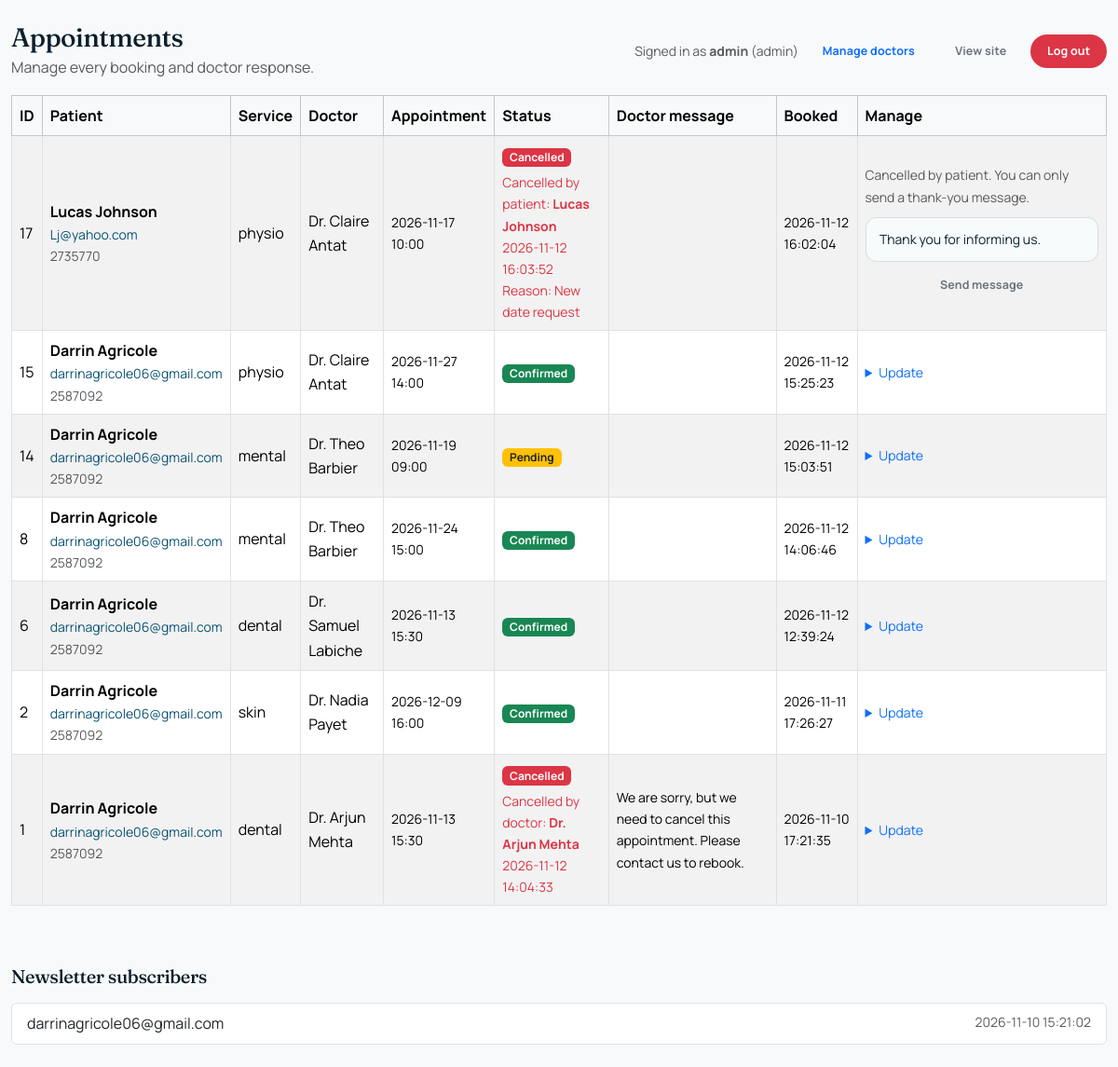
Page /admin_bookings.php (signed in) on the committed database.
### tables this page shows
CREATE TABLE IF NOT EXISTS `appointments` (
  `id` int UNSIGNED NOT NULL AUTO_INCREMENT,
  `access_token` varchar(10) DEFAULT NULL,
  `first_name` varchar(80) NOT NULL,
  `last_name` varchar(80) NOT NULL,
  `email` varchar(120) NOT NULL,
  `phone` varchar(40) NOT NULL,
  `service` varchar(60) NOT NULL,
  `doctor` varchar(120) DEFAULT NULL,
  `doctor_id` int UNSIGNED DEFAULT NULL,
  `appointment_date` date NOT NULL,
  `appointment_time` varchar(10) NOT NULL,
  `notes` text,
  `status` enum('pending','confirmed','rescheduled','cancelled','completed') NOT NULL DEFAULT 'pending',
  `doctor_message` text,
  `proposed_date` date DEFAULT NULL,
  `proposed_time` varchar(10) DEFAULT NULL,
  `cancelled_by` varchar(120) DEFAULT NULL,
  `cancelled_by_role` enum('patient','doctor','admin') DEFAULT NULL,
  `cancelled_at` timestamp NULL DEFAULT NULL,
  `cancellation_reason` text,
  `created_at` timestamp NOT NULL DEFAULT CURRENT_TIMESTAMP,
  `updated_at` timestamp NOT NULL DEFAULT CURRENT_TIMESTAMP ON UPDATE CURRENT_TIMESTAMP,
  PRIMARY KEY (`id`),
  UNIQUE KEY `uniq_appointment_token` (`access_token`),
  KEY `idx_appointments_doctor` (`doctor_id`)
);

CREATE TABLE IF NOT EXISTS `newsletter_subscribers` (
  `id` int UNSIGNED NOT NULL AUTO_INCREMENT,
  `email` varchar(120) NOT NULL,
  `subscribed_at` timestamp NOT NULL DEFAULT CURRENT_TIMESTAMP,
  PRIMARY KEY (`id`),
  UNIQUE KEY `uniq_email` (`email`)
);

### includes/auth.php (called while the page is built, shortened)
<?php
require_once __DIR__ . '/functions.php';
function is_logged_in(): bool
{
    return isset($_SESSION['user']) && is_array($_SESSION['user']);
}
function current_user(): ?array
{
    return is_logged_in() ? $_SESSION['user'] : null;
}
?>

### includes/functions.php (called while the page is built, shortened)
<?php
function cancellation_actor_label(?string $role): string
{
    return match ($role) {
        'patient' => 'Patient',
        'doctor' => 'Doctor',
        'admin' => 'Administrator',
        default => 'Someone',
    };
}
function is_patient_cancelled(array $appointment): bool
{
    return ($appointment['status'] ?? '') === 'cancelled'
        && ($appointment['cancelled_by_role'] ?? '') === 'patient';
}

### admin_bookings.php (the view, shortened to what this page needs)
<?php
require_once __DIR__ . '/includes/functions.php';
require_once __DIR__ . '/includes/db.php';
require_once __DIR__ . '/includes/auth.php';
$appointments = [];
$result = $conn->query(
    'SELECT id, first_name, last_name, email, phone, service, doctor, doctor_id,
            appointment_date, appointment_time, notes, status, doctor_message,
            proposed_date, proposed_time, created_at,
            cancelled_by, cancelled_by_role, cancelled_at, cancellation_reason
     FROM appointments
     ORDER BY created_at DESC'
);
if ($result) {
    while ($row = $result->fetch_assoc()) {
        $appointments[] = $row;
    }
}
$subscribers = [];
$res2 = $conn->query('SELECT id, email, subscribed_at FROM newsletter_subscribers ORDER BY subscribed_at DESC');
if ($res2) {
    while ($row = $res2->fetch_assoc()) {
        $subscribers[] = $row;
    }
}
$statusClasses = [
    'pending' => 'bg-warning text-dark',
    'confirmed' => 'bg-success',
    'rescheduled' => 'bg-info text-dark',
    'cancelled' => 'bg-danger',
    'completed' => 'bg-secondary',
];
?>
<!DOCTYPE html>
<html lang="en">
<head>
    <link rel="stylesheet" href="assets/vendor/bootstrap/bootstrap.min.css">
    <link rel="stylesheet" href="assets/vendor/bootstrap-icons/bootstrap-icons.min.css">
    <link rel="stylesheet" href="assets/css/style.css">
</head>
<body class="bg-light">
    <div class="container py-4">
        <div class="d-flex flex-wrap justify-content-between align-items-center gap-2 mb-3">
            <div>
                <h1 class="h3 mb-0">Appointments</h1>
                <p class="text-muted mb-0">Manage every booking and doctor response.</p>
            </div>
            <div class="d-flex align-items-center gap-2">
                <span class="text-muted small">
                    Signed in as <strong><?= htmlspecialchars(current_user()['username'], ENT_QUOTES, 'UTF-8') ?></strong>
                    (<?= htmlspecialchars(current_user()['role'], ENT_QUOTES, 'UTF-8') ?>)
                </span>
                <a class="btn btn-outline-primary btn-sm" href="admin_doctors.php">Manage doctors</a>
                <a class="btn btn-outline-secondary btn-sm" href="index.php">View site</a>
                <a class="btn btn-danger btn-sm" href="logout.php">Log out</a>
            </div>
        </div>
        <?php if (empty($appointments)): ?>
            <div class="alert alert-info">No appointments booked yet.</div>
        <?php else: ?>
            <div class="table-responsive">
                <table class="table table-striped table-bordered align-middle">
                    <thead class="table-light">
                        <tr>
                            <th>ID</th>
                            <th>Patient</th>
                            <th>Service</th>
                            <th>Doctor</th>
                            <th>Appointment</th>
                            <th>Status</th>
                            <th>Doctor message</th>
                            <th>Booked</th>
                            <th>Manage</th>
                        </tr>
                    </thead>
                    <tbody>
                        <?php foreach ($appointments as $row): ?>
                            <tr>
                                <td><?= (int)$row['id'] ?></td>
                                <td>
                                    <strong><?= htmlspecialchars($row['first_name'] . ' ' . $row['last_name'], ENT_QUOTES, 'UTF-8') ?></strong>
                                    <div class="small text-muted">
                                        <a href="mailto:<?= htmlspecialchars($row['email'], ENT_QUOTES, 'UTF-8') ?>"><?= htmlspecialchars($row['email'], ENT_QUOTES, 'UTF-8') ?></a><br>
                                        <?= htmlspecialchars($row['phone'], ENT_QUOTES, 'UTF-8') ?>
                                    </div>
                                </td>
                                <td><?= htmlspecialchars($row['service'], ENT_QUOTES, 'UTF-8') ?></td>
                                <td><?= htmlspecialchars($row['doctor'] ?: 'First available', ENT_QUOTES, 'UTF-8') ?></td>
                                <td class="small">
                                    <?= htmlspecialchars($row['appointment_date'], ENT_QUOTES, 'UTF-8') ?><br>
                                    <?= htmlspecialchars($row['appointment_time'], ENT_QUOTES, 'UTF-8') ?>
                                </td>
                                <td>
                                    <span class="badge <?= $statusClasses[$row['status']] ?? 'bg-secondary' ?>">
                                        <?= htmlspecialchars(ucfirst($row['status']), ENT_QUOTES, 'UTF-8') ?>
                                    </span>
                                    <?php if ($row['status'] === 'cancelled' && !empty($row['cancelled_by'])): ?>
                                        <div class="small text-danger mt-1">
                                            Cancelled by <?= htmlspecialchars(strtolower(cancellation_actor_label($row['cancelled_by_role'])), ENT_QUOTES, 'UTF-8') ?>:
                                            <strong><?= htmlspecialchars($row['cancelled_by'], ENT_QUOTES, 'UTF-8') ?></strong>
                                            <?php if (!empty($row['cancelled_at'])): ?>
                                                <br><?= htmlspecialchars($row['cancelled_at'], ENT_QUOTES, 'UTF-8') ?>
                                            <?php endif; ?>
                                            <?php if (!empty($row['cancellation_reason'])): ?>
                                                <br>Reason: <?= htmlspecialchars($row['cancellation_reason'], ENT_QUOTES, 'UTF-8') ?>
                                            <?php endif; ?>
                                        </div>
                                    <?php endif; ?>
                                </td>
                                <td class="small"><?= htmlspecialchars($row['doctor_message'] ?? '', ENT_QUOTES, 'UTF-8') ?></td>
                                <td class="small"><?= htmlspecialchars($row['created_at'], ENT_QUOTES, 'UTF-8') ?></td>
                                <td>
                                    <?php if (is_patient_cancelled($row)): ?>
                                        <p class="small text-muted mb-2">Cancelled by patient. You can only send a thank-you message.</p>
                                        <form method="POST" action="process_appointment_action.php" class="mt-2" style="min-width: 220px;">
                                            <div class="mb-2">
                                                <input type="text" name="message" class="form-control form-control-sm"
                                                       value="<?= htmlspecialchars($row['doctor_message'] ?: 'Thank you for informing us.', ENT_QUOTES, 'UTF-8') ?>"
                                                       placeholder="Thank you for informing us.">
                                            </div>
                                            <button type="submit" class="btn btn-outline-secondary btn-sm w-100">Send message</button>
                                        </form>
                                    <?php else: ?>
                                        <details>
                                            <summary class="small text-primary" style="cursor:pointer;">Update</summary>
                                        </details>
                                    <?php endif; ?>
                                </td>
                            </tr>
                        <?php endforeach; ?>
                    </tbody>
                </table>
            </div>
        <?php endif; ?>
        <h2 class="h5 mt-5 mb-3">Newsletter subscribers</h2>
        <?php if (empty($subscribers)): ?>
            <p class="text-muted">No subscribers yet.</p>
        <?php else: ?>
            <ul class="list-group">
                <?php foreach ($subscribers as $row): ?>
                    <li class="list-group-item d-flex justify-content-between">
                        <span><?= htmlspecialchars($row['email'], ENT_QUOTES, 'UTF-8') ?></span>
                        <small class="text-muted"><?= htmlspecialchars($row['subscribed_at'], ENT_QUOTES, 'UTF-8') ?></small>
                    </li>
                <?php endforeach; ?>
            </ul>
        <?php endif; ?>
    </div>
</body>
</html>

### assets/css/style.css (style rules this page uses)
:root { --ink: #0a1f2b; --ink-soft: #254252; --ocean-900: #062b3f; --ocean-800: #083c56; --ocean-700: #0a5273; --ocean-600: #0d6a91; --ocean-500: #128fae; --foam-200: #c6e4e8; --foam-100: #e2f2f4; --foam-50: #f0f8fa; --cream: #fbf7ee; --cream-deep: #f4ecdd; --sand: #e8ddc7; --coral: #cf4a26; --coral-600: #b23c1c; --coral-700: #953015; --gold: #f0b429; --palm: #1d7a4f; --muted: #57707b; --line: rgba(10, 31, 43, 0.1); --line-strong: rgba(10, 31, 43, 0.16); --radius: 22px; --radius-sm: 14px; --shadow-sm: 0 2px 10px rgba(6, 32, 45, 0.05); --shadow: 0 20px 50px -22px rgba(6, 32, 45, 0.28); --shadow-lg: 0 44px 90px -34px rgba(6, 32, 45, 0.42); --font-serif: 'Fraunces', Georgia, 'Times New Roman', serif; --font-sans: 'Manrope', system-ui, -apple-system, 'Segoe UI', sans-serif; --nav-height: 78px; }
*, *::before, *::after { box-sizing: border-box; }
html { scroll-behavior: smooth; scroll-padding-top: calc(var(--nav-height) + 16px); }
body { margin: 0; font-family: var(--font-sans); font-size: 1rem; line-height: 1.65; color: var(--ink); background-color: var(--cream); -webkit-font-smoothing: antialiased; -moz-osx-font-smoothing: grayscale; overflow-x: hidden; }
h1, h2, h3, h4, h5, h6 { font-family: var(--font-serif); font-weight: 500; letter-spacing: -0.02em; color: var(--ink); }
p { line-height: 1.75; }
a { color: var(--ocean-700); text-decoration: none; transition: color 0.2s ease; }
@media (min-width: 1200px) { .container { max-width: 1240px; } }
.btn { display: inline-flex; align-items: center; justify-content: center; gap: 0.55rem; padding: 0.8rem 1.5rem; border: 1px solid transparent; border-radius: 999px; font-family: var(--font-sans); font-size: 0.875rem; font-weight: 700; letter-spacing: 0.01em; line-height: 1.3; transition: transform 0.25s ease, background-color 0.25s ease, border-color 0.25s ease, color 0.25s ease, box-shadow 0.25s ease; }
.btn-sm { padding: 0.55rem 1.05rem; font-size: 0.78rem; }
.form-control, .form-select { min-height: 48px; padding: 0.68rem 0.9rem; border: 1px solid var(--line); border-radius: 12px; background-color: #f7fbfc; color: var(--ink); font-family: var(--font-sans); font-size: 0.875rem; transition: border-color 0.2s ease, box-shadow 0.2s ease, background-color 0.2s ease; }
.form-control::placeholder { color: #94a9b1; }

### rows in the picture
appointments: id "17", first_name+last_name "Lucas Johnson", email "Lj@yahoo.com", phone "2735770", service "physio", doctor "Dr. Claire Antat", appointment_date "2026-11-17", appointment_time "10:00", status "Cancelled", cancelled_by_role "patient", cancelled_by "Lucas Johnson", cancelled_at "2026-11-12 16:03:52", cancellation_reason "New date request", created_at "2026-11-12 16:02:04", message "Thank you for informing us."
appointments: id "15", first_name+last_name "Darrin Agricole", email "darrinagricole06@gmail.com", phone "2587092", service "physio", doctor "Dr. Claire Antat", appointment_date "2026-11-27", appointment_time "14:00", status "Confirmed", created_at "2026-11-12 15:25:23"
appointments: id "14", first_name+last_name "Darrin Agricole", email "darrinagricole06@gmail.com", phone "2587092", service "mental", doctor "Dr. Theo Barbier", appointment_date "2026-11-19", appointment_time "09:00", status "Pending", created_at "2026-11-12 15:03:51"
appointments: id "8", first_name+last_name "Darrin Agricole", email "darrinagricole06@gmail.com", phone "2587092", service "mental", doctor "Dr. Theo Barbier", appointment_date "2026-11-24", appointment_time "15:00", status "Confirmed", created_at "2026-11-12 14:06:46"
appointments: id "6", first_name+last_name "Darrin Agricole", email "darrinagricole06@gmail.com", phone "2587092", service "dental", doctor "Dr. Samuel Labiche", appointment_date "2026-11-13", appointment_time "15:30", status "Confirmed", created_at "2026-11-12 12:39:24"
appointments: id "2", first_name+last_name "Darrin Agricole", email "darrinagricole06@gmail.com", phone "2587092", service "skin", doctor "Dr. Nadia Payet", appointment_date "2026-12-09", appointment_time "16:00", status "Confirmed", created_at "2026-11-11 17:26:27"
appointments: id "1", first_name+last_name "Darrin Agricole", email "darrinagricole06@gmail.com", phone "2587092", service "dental", doctor "Dr. Arjun Mehta", appointment_date "2026-11-13", appointment_time "15:30", status "Cancelled", cancelled_by_role "doctor", cancelled_by "Dr. Arjun Mehta", cancelled_at "2026-11-12 14:04:33", doctor_message "We are sorry, but we need to cancel this appointment. Please contact us to rebook.", created_at "2026-11-10 17:21:35"
newsletter_subscribers: email "darrinagricole06@gmail.com", subscribed_at "2026-11-10 15:21:02"

### other values in the picture
current_user()['username'] "admin"
current_user()['role'] "admin"
